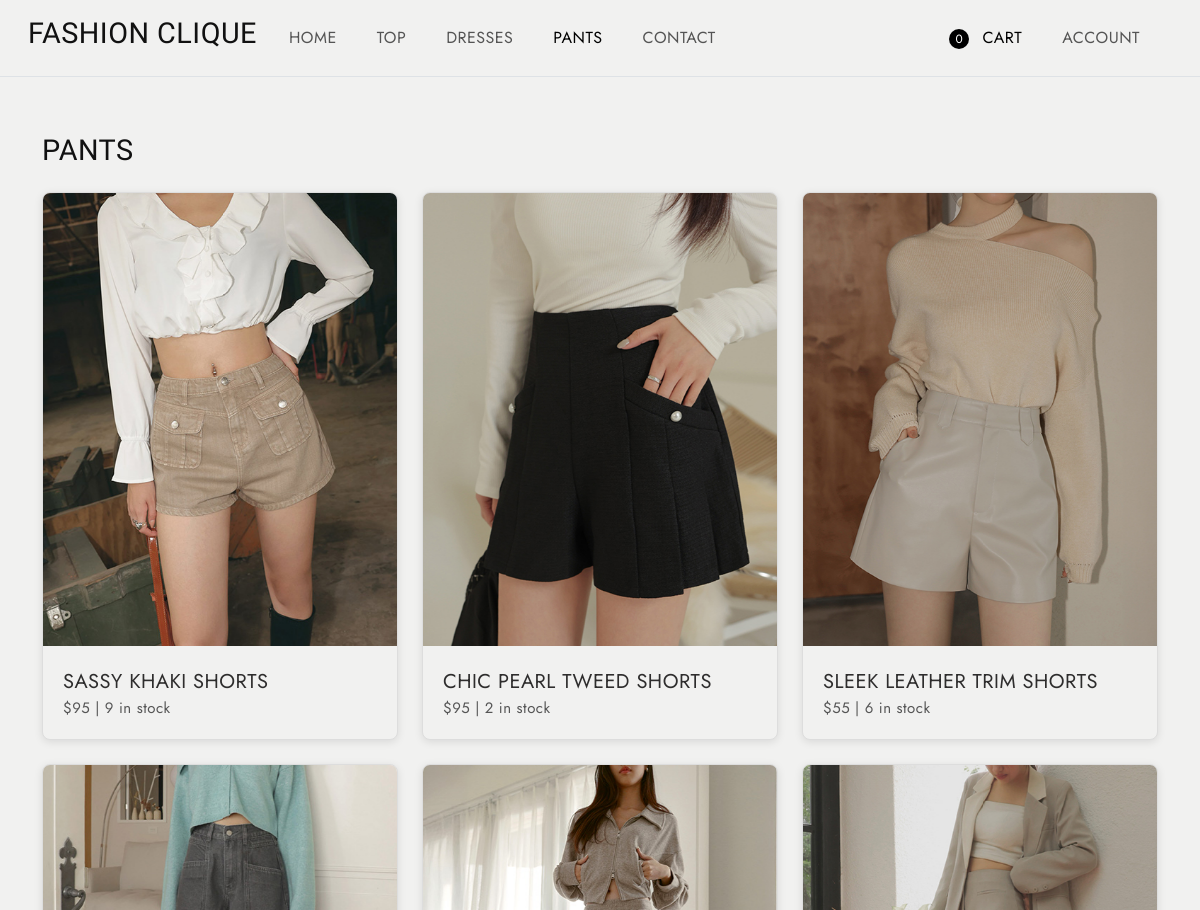
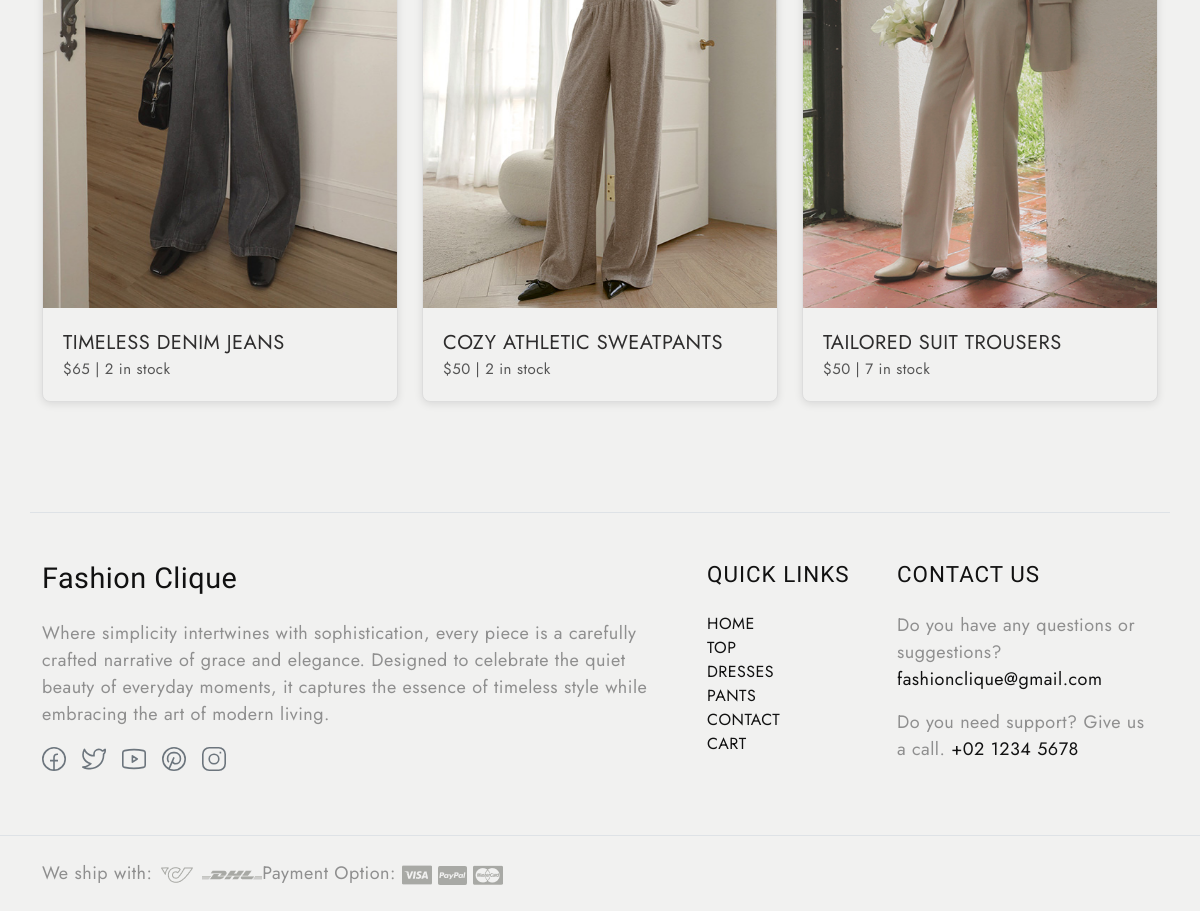
Screenshot of /pants with the database file from the repository (2 pictures, top to bottom).
### tables this page shows
CREATE TABLE products (id INTEGER PRIMARY KEY AUTOINCREMENT, name TEXT NOT NULL, type TEXT NOT NULL, price INTEGER NOT NULL, img TEXT NOT NULL, stock INTEGER NOT NULL);

### app.py (the view)
@app.route('/pants')
def pants():
    products = get_products("pants")
    if 'cart' not in session:
        session['cart'] = []
    cart = session['cart']
    updated_products = []
    for product in products:
        product_id = product[0]  # Extract product ID from the tuple
        stock = product[5]  # Extract stock from the tuple
        for item in cart:
            if item['product_id'] == product_id:
                stock = max(stock - item['quantity'], 0)  # Reduce stock, ensuring it's non-negative
        updated_product = (
            product[0],  # ID
            product[1],  # Name
            product[2],  # Category
            product[3],  # Price
            product[4],  # Image
            stock        # Updated stock
        )
        updated_products.append(updated_product)
    return render_template('pants.html', products=updated_products)

### app.py (called while the page is built)
def get_products(product_type):
    conn = sqlite3.connect(DB_PATH)
    c = conn.cursor()
    if product_type:
        c.execute("SELECT * FROM products WHERE type=?", (product_type,))
    products = c.fetchall()  # Fetch all rows
    conn.close()
    return products

### templates/pants.html (shortened to what this page needs)
<!DOCTYPE html>
<html lang="en">
<head>
  <link href="https://cdn.jsdelivr.net/npm/bootstrap@5.3.0-alpha3/dist/css/bootstrap.min.css" rel="stylesheet"
>
  <link rel="stylesheet" type="text/css" href="{{ url_for('static', filename='css/vendor.css') }}">
  <link rel="stylesheet" href="https://cdn.jsdelivr.net/npm/swiper@9/swiper-bundle.min.css" />
  <link rel="stylesheet" type="text/css" href="{{ url_for('static', filename='css/style.css') }}">
</head>
<body class="homepage">
  <nav class="navbar navbar-expand-lg bg-light text-uppercase fs-6 p-3 border-bottom align-items-center">
    <div class="container-fluid">
      <div class="row justify-content-between align-items-center w-100">
        <div class="col-auto d-flex align-items-center gap-4">
          <h4 >FASHION CLIQUE</h4>
          <ul class="navbar-nav d-flex flex-row gap-4 mb-0">
            <li class="nav-item">
              <a class="nav-link " href="/index">Home</a>
            </li>
            <li class="nav-item">
              <a class="nav-link" href="/top">Top</a>
            </li>
            <li class="nav-item">
              <a class="nav-link" href="/dresses">Dresses</a>
            </li>
            <li class="nav-item">
              <a class="nav-link active" href="/pants">Pants</a>
            </li>
            <li class="nav-item">
              <a class="nav-link" href="/contact">Contact</a>
            </li>
          </ul>
        </div>
        <div class="col-auto">
          <ul class="navbar-nav d-flex flex-row gap-4">
            <li class="nav-item">
              <a class="nav-link active" href="/cart">
                <span id="cartCount" class="cart-circle">0</span> Cart
              </a>
            </li>
            <li class="nav-item">
              <a id="accountLink" class="nav-link" href="#">Account</a>
            </li>
          </ul>
        </div>
      </div>
    </div>
  </nav>
  <section id="best-sellers" class="best-sellers py-2 position-relative bg-light">
    <div class="container ">
      <div class="d-flex flex-wrap justify-content-between align-items-center mt-5 mb-3 bg-light">
        <h4 class="text-uppercase">Pants</h4>
      </div>
      <div class="row g-4 bg-light">
        {% for product in products %}
        <div class="col-md-4">
          <div class="product-item image-zoom-effect link-effect bg-light">
            <div class="image-holder">
              <div
                class="image-wrapper {% if product[5] == 0 %}out-of-stock{% endif %}"
              >
                  <img
                    src="{{ url_for('static', filename=product[4]) }}"
                    alt="product"
                    class="product-image img-fluid"
                  />
              </div>
            </div>
            <div class="product-content">
              <div class="product-name">
                <span>{{ product[1] }}</span>
              </div>
              <div class="product-info">
                <span class="price">${{ product[3] }}</span>
                <span>|</span>
                <span class="stock">
                  {% if product[5] == 0 %} Unavailable {% else %} {{
                  product[5] }} in stock {% endif %}
                </span>
              </div>
            </div>
          </div>
        </div>
        {% endfor %}
      </div>
    </div>
  </section>
  <footer id="footer" class="bg-light">
    <div class="container ">
      <br><br>
      <div class="row d-flex flex-wrap py-5 border-top">
        <div class="col-md-7 col-sm-6">
          <div class="footer-menu footer-menu-001">
            <div class="footer-intro mb-4">
              <h4>Fashion Clique</h4>
            </div>
            <p>Where simplicity intertwines with sophistication, every piece is a carefully crafted
              narrative of grace and elegance. Designed to celebrate the quiet beauty of everyday moments,
              it captures the essence of timeless style while embracing the art of modern living.</p>
            <div class="social-links">
              <ul class="list-unstyled d-flex flex-wrap gap-3">
                <li>
                  <a href="https://www.facebook.com" class="text-secondary">
                    <svg width="24" height="24" viewBox="0 0 24 24">
                      <use xlink:href="#facebook"></use>
                    </svg>
                  </a>
                </li>
                <li>
                  <a href="https://www.twitter.com" class="text-secondary">
                    <svg width="24" height="24" viewBox="0 0 24 24">
                      <use xlink:href="#twitter"></use>
                    </svg>
                  </a>
                </li>
                <li>
                  <a href="https://www.youtube.com" class="text-secondary">
                    <svg width="24" height="24" viewBox="0 0 24 24">
                      <use xlink:href="#youtube"></use>
                    </svg>
                  </a>
                </li>
                <li>
                  <a href="https://www.pinterest.com" class="text-secondary">
                    <svg width="24" height="24" viewBox="0 0 24 24">
                      <use xlink:href="#pinterest"></use>
                    </svg>
                  </a>
                </li>
                <li>
                  <a href="https://www.instagram.com" class="text-secondary">
                    <svg width="24" height="24" viewBox="0 0 24 24">
                      <use xlink:href="#instagram"></use>
                    </svg>
                  </a>
                </li>
              </ul>
            </div>
          </div>
        </div>
        <div class="col-md-2 col-sm-6">
          <div class="footer-menu footer-menu-002">
            <h5 class="widget-title text-uppercase mb-4">Quick Links</h5>
            <ul class="menu-list list-unstyled text-uppercase border-animation-left fs-6">
              <li class="menu-item">
                <a href="/index" class="item-anchor">Home</a>
              </li>
              <li class="menu-item">
                <a href="/top" class="item-anchor">Top</a>
              </li>
              <li class="menu-item">
                <a href="/dresses" class="item-anchor">Dresses</a>
              </li>
              <li class="menu-item">
                <a href="/pants" class="item-anchor">Pants</a>
              </li>
              <li class="menu-item">
                <a href="/contact" class="item-anchor">Contact</a>
              </li>
              <li class="menu-item">
                <a href="/cart" class="item-anchor">Cart</a>
              </li>
            </ul>
          </div>
        </div>
        <div class="col-md-3 col-sm-6">
          <div class="footer-menu footer-menu-004 border-animation-left">
            <h5 class="widget-title text-uppercase mb-4">Contact Us</h5>
            <p>Do you have any questions or suggestions? <a href="mailto:fashionclique@gmail.com"
                class="item-anchor">fashionclique@gmail.com</a></p>
            <p>Do you need support? Give us a call. <a href="tel:+02 1234 5678" class="item-anchor">+02 1234 5678</a>
            </p>
          </div>
          </div>
        </div>
      </div>
    <div class="border-top py-4">
      <div class="container">
        <div class="row">
          <div class="col-md-6 d-flex flex-wrap">
            <div class="shipping">
              <span>We ship with:</span>
              <img src="{{ url_for('static', filename='images/arct-icon.png') }}" alt="icon">
              <img src="{{ url_for('static', filename='images/dhl-logo.png') }}" alt="icon">
            </div>
            <div class="payment-option">
              <span>Payment Option:</span>
              <img src="{{ url_for('static', filename='images/visa-card.png') }}" alt="card">
              <img src="{{ url_for('static', filename='images/paypal-card.png') }}" alt="card">
              <img src="{{ url_for('static', filename='images/master-card.png') }}" alt="card">
            </div>
          </div>
        </div>
      </div>
    </div>
  </footer>
</body>
</html>

### static/css/style.css (style rules this page uses)
body { --heading-font: "Marcellus", Roboto, sans-serif; --heading-font-weight: 400; --heading-color: #111; --heading-line-height: 1.24; --swiper-theme-color: #8c907e; --bs-body-font-family: "Jost", Roboto, sans-serif; --bs-body-font-size: 18px; --bs-body-font-weight: 400; --bs-body-line-height: 1.5; --bs-body-color: #8f8f8f; --bs-body-color-rgb: 143, 143, 143; --bs-primary: #8c907e; --bs-secondary: #6c757d; --bs-black: #111; --bs-light: #f1f1f0; --bs-dark: #212529; --bs-gray: #9aa1a7; --bs-gray-dark: #51565b; --bs-primary-rgb: 140, 144, 126; --bs-secondary-rgb: 108, 117, 125; --bs-black-rgb: 17, 17, 17; --bs-light-rgb: 241, 241, 240; --bs-dark-rgb: 33, 37, 41; --bs-link-color: #111; --bs-link-color-rgb: 17, 17, 17; --bs-link-decoration: underline; --bs-link-hover-color: #111; --bs-link-hover-color-rgb: 17, 17, 17; }
body { letter-spacing: 0.03rem; }
h1, .h1, h2, .h2, h3, .h3, h4, .h4, h5, .h5, h6, .h6 { font-family: var(--heading-font); font-weight: var(--heading-font-weight); color: var(--heading-color); line-height: var(--heading-line-height); }
h5, h6 { letter-spacing: 1px; }
h4, .h4 { font-size: 1.8rem; }
h5, .h5 { font-size: 1.4rem; }
a { text-decoration: none; }
.container-fluid { max-width: 1800px; }
.image-zoom-effect { display: flex; flex-wrap: wrap; }
.image-zoom-effect .image-holder { width: 100%; height: auto; overflow: hidden; transform: scale(1); transition: transform 0.3s cubic-bezier(0.25, 0.46, 0.45, 0.94); }
.image-zoom-effect img { transform: scale(1); will-change: transform; transition: transform 0.3s cubic-bezier(0.25, 0.46, 0.45, 0.94); z-index: 0; }
.border-animation-left .item-anchor { position: relative; margin-bottom: 20px; }
.border-animation-left .item-anchor:after { content: ""; position: absolute; width: 0; height: 1px; left: 0; bottom: 0; z-index: 9; background: var(--bs-dark); transition: all 0.5s ease; }
.border-animation-left.light-border .item-anchor:after, .border-animation-left .item-anchor:after { background: var(--bs-dark); }
.product-item { position: relative; overflow: hidden; border: 1px solid #ddd; border-radius: 8px; box-shadow: 0 2px 8px rgba(0, 0, 0, 0.1); margin-bottom: 0px; background-color: #fff; display: flex; flex-direction: column; height: 100%; }
.product-image { width: 100%; height: 100%; object-fit: cover; transition: transform 0.3s ease-in-out, filter 0.3s ease; }
.product-content { padding: 20px; display: flex; flex-direction: column; }
.product-name { font-size: 20px; color: #2e2d2d; justify-content: space-between; align-items: center; }
.product-info { font-size: 15px; color: #555; justify-content: space-between; align-items: center; }
.product-info .price { text-align: left; flex: 1; }
.product-info .stock { text-align: right; flex: 1; }
.image-holder { position: relative; }
.image-wrapper { position: relative; }
.cart-circle { display: inline-block; width: 20px; height: 20px; border-radius: 50%; background-color: black; color: white; text-align: center; font-size: 12px; line-height: 20px; margin-right: 8px; }

### rows the page displays
products: img (picture), name "SASSY KHAKI SHORTS", price "95", stock "9"
products: img (picture), name "CHIC PEARL TWEED SHORTS", price "95", stock "2"
products: img (picture), name "SLEEK LEATHER TRIM SHORTS", price "55", stock "6"
products: img (picture), name "TIMELESS DENIM JEANS", price "65", stock "2"
products: img (picture), name "COZY ATHLETIC SWEATPANTS", price "50", stock "2"
products: img (picture), name "TAILORED SUIT TROUSERS", price "50", stock "7"
